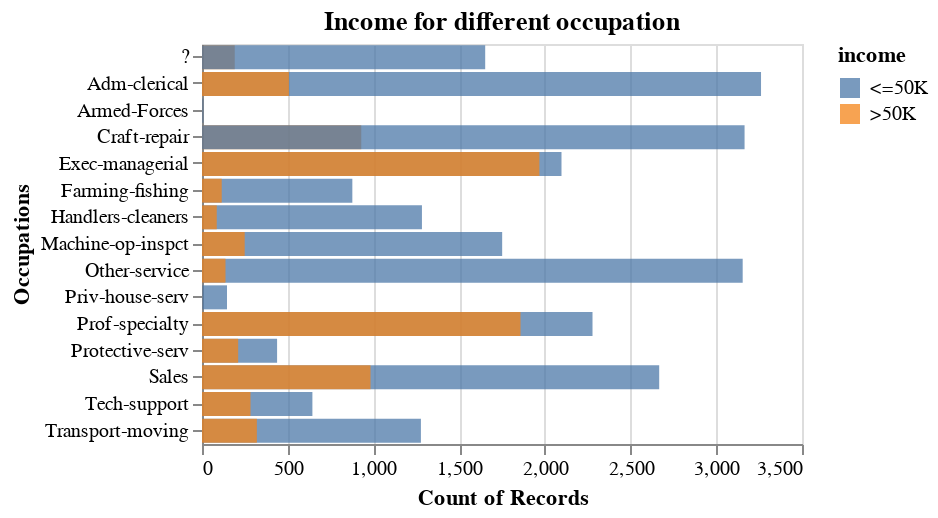

Notebook source saved alongside this figure:
### Code cell
alt.Chart(data_adult, title = "Income for different occupation").mark_bar(opacity = 0.75).encode(
    alt.Y('occupation').title("Occupations"),
    alt.X('count()').stack(False),
    alt.Color('income')
).properties(
    height=200,
    width=300
)

### Figure 1 — Vega specification as saved in the notebook (floating-point values rounded to 4 significant figures)
{"$schema": "https://vega.github.io/schema/vega/v5.json", "data": [{"name": "source_0", "values": [{"__count": 3261, "income": " <=50K", "occupation": " Adm-clerical"}, {"__count": 2097, "income": " <=50K", "occupation": " Exec-managerial"}, {"__count": 1283, "income": " <=50K", "occupation": " Handlers-cleaners"}, {"__count": 2278, "income": " <=50K", "occupation": " Prof-specialty"}, {"__count": 3154, "income": " <=50K", "occupation": " Other-service"}, {"__count": 1968, "income": " >50K", "occupation": " Exec-managerial"}, {"__count": 1858, "income": " >50K", "occupation": " Prof-specialty"}, {"__count": 2667, "income": " <=50K", "occupation": " Sales"}, {"__count": 929, "income": " >50K", "occupation": " Craft-repair"}, {"__count": 1277, "income": " <=50K", "occupation": " Transport-moving"}, {"__count": 877, "income": " <=50K", "occupation": " Farming-fishing"}, {"__count": 1751, "income": " <=50K", "occupation": " Machine-op-inspct"}, {"__count": 644, "income": " <=50K", "occupation": " Tech-support"}, {"__count": 283, "income": " >50K", "occupation": " Tech-support"}, {"__count": 3165, "income": " <=50K", "occupation": " Craft-repair"}, {"__count": 191, "income": " >50K", "occupation": " ?"}, {"__count": 438, "income": " <=50K", "occupation": " Protective-serv"}, {"__count": 983, "income": " >50K", "occupation": " Sales"}, {"__count": 1652, "income": " <=50K", "occupation": " ?"}, {"__count": 507, "income": " >50K", "occupation": " Adm-clerical"}, {"__count": 211, "income": " >50K", "occupation": " Protective-serv"}, {"__count": 137, "income": " >50K", "occupation": " Other-service"}, {"__count": 249, "income": " >50K", "occupation": " Machine-op-inspct"}, {"__count": 115, "income": " >50K", "occupation": " Farming-fishing"}, {"__count": 320, "income": " >50K", "occupation": " Transport-moving"}, {"__count": 8, "income": " <=50K", "occupation": " Armed-Forces"}, {"__count": 146, "income": " <=50K", "occupation": " Priv-house-serv"}, {"__count": 86, "income": " >50K", "occupation": " Handlers-cleaners"}, {"__count": 1, "income": " >50K", "occupation": " Armed-Forces"}, {"__count": 1, "income": " >50K", "occupation": " Priv-house-serv"}]}, {"name": "source_0_x_domain___count", "values": [{"min": 1, "max": 3261}]}, {"name": "source_0_y_domain_occupation", "values": [{"occupation": " Adm-clerical"}, {"occupation": " Exec-managerial"}, {"occupation": " Handlers-cleaners"}, {"occupation": " Prof-specialty"}, {"occupation": " Other-service"}, {"occupation": " Sales"}, {"occupation": " Craft-repair"}, {"occupation": " Transport-moving"}, {"occupation": " Farming-fishing"}, {"occupation": " Machine-op-inspct"}, {"occupation": " Tech-support"}, {"occupation": " ?"}, {"occupation": " Protective-serv"}, {"occupation": " Armed-Forces"}, {"occupation": " Priv-house-serv"}]}, {"name": "source_0_color_domain_income", "values": [{"income": " <=50K"}, {"income": " >50K"}]}], "marks": [{"type": "rect", "name": "marks", "from": {"data": "source_0"}, "encode": {"update": {"x2": {"value": 0, "scale": "x"}, "fill": {"field": "income", "scale": "color"}, "y": {"field": "occupation", "scale": "y"}, "x": {"field": "__count", "scale": "x"}, "opacity": {"value": 0.75}, "height": {"signal": "max(0.25, bandwidth('y'))"}}}, "style": ["bar"]}], "scales": [{"name": "x", "type": "linear", "domain": [{"signal": "(data(\"source_0_x_domain___count\")[0] || {}).min"}, {"signal": "(data(\"source_0_x_domain___count\")[0] || {}).max"}], "range": [0, {"signal": "width"}], "nice": true, "zero": true}, {"name": "y", "type": "band", "domain": {"data": "source_0_y_domain_occupation", "field": "occupation", "sort": true}, "range": [0, {"signal": "height"}], "paddingInner": 0.1, "paddingOuter": 0.05}, {"name": "color", "type": "ordinal", "domain": {"data": "source_0_color_domain_income", "field": "income", "sort": true}, "range": "category"}], "axes": [{"scale": "x", "aria": false, "ticks": false, "domain": false, "gridScale": "y", "grid": true, "orient": "bottom", "tickCount": {"signal": "ceil(width/40)"}, "maxExtent": 0, "minExtent": 0, "zindex": 0, "labels": false}, {"scale": "x", "grid": false, "orient": "bottom", "title": "Count of Records", "labelFlush": true, "labelOverlap": true, "tickCount": {"signal": "ceil(width/40)"}, "zindex": 0}, {"scale": "y", "title": "Occupations", "grid": false, "zindex": 0, "orient": "left"}], "title": {"text": "Income for different occupation", "frame": "group"}, "style": "cell", "height": 200, "legends": [{"fill": "color", "symbolType": "square", "title": "income", "encode": {"symbols": {"update": {"opacity": {"value": 0.75}}}}}], "padding": 5, "width": 300, "background": "white"}
